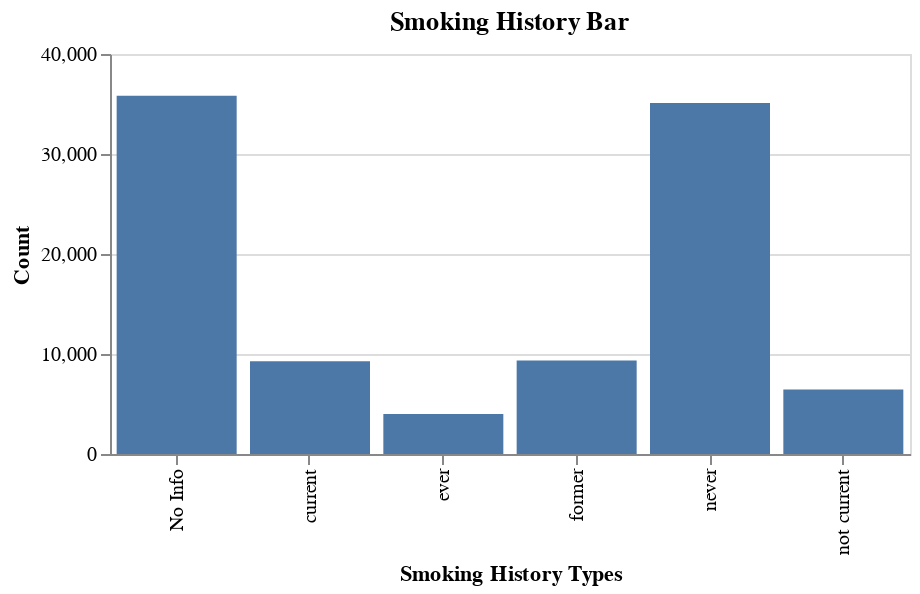

Notebook source saved alongside this figure:
### Code cell
smoking_history_bar = alt.Chart(pd.DataFrame({"smoking_history": smoking_history_value.index, "count": smoking_history_value})).mark_bar().encode(
    x=alt.X("smoking_history:N", title="Smoking History Types"),  
    y=alt.Y("count:Q", title="Count"), 
).properties(
    width=400,
    height=200,
    title="Smoking History Bar"
)

smoking_history_bar

### Figure 1 — Vega-Lite specification as saved in the notebook (floating-point values rounded to 4 significant figures)
{"config": {"view": {"continuousWidth": 400, "continuousHeight": 300}}, "data": {"name": "data-353ddb5faa716738adb3c919536feb1a"}, "mark": "bar", "encoding": {"x": {"field": "smoking_history", "title": "Smoking History Types", "type": "nominal"}, "y": {"field": "count", "title": "Count", "type": "quantitative"}}, "height": 200, "title": "Smoking History Bar", "width": 400, "$schema": "https://vega.github.io/schema/vega-lite/v4.17.0.json", "datasets": {"data-353ddb5faa716738adb3c919536feb1a": [{"smoking_history": "No Info", "count": 35816}, {"smoking_history": "never", "count": 35095}, {"smoking_history": "former", "count": 9352}, {"smoking_history": "current", "count": 9286}, {"smoking_history": "not current", "count": 6447}, {"smoking_history": "ever", "count": 4004}]}}
